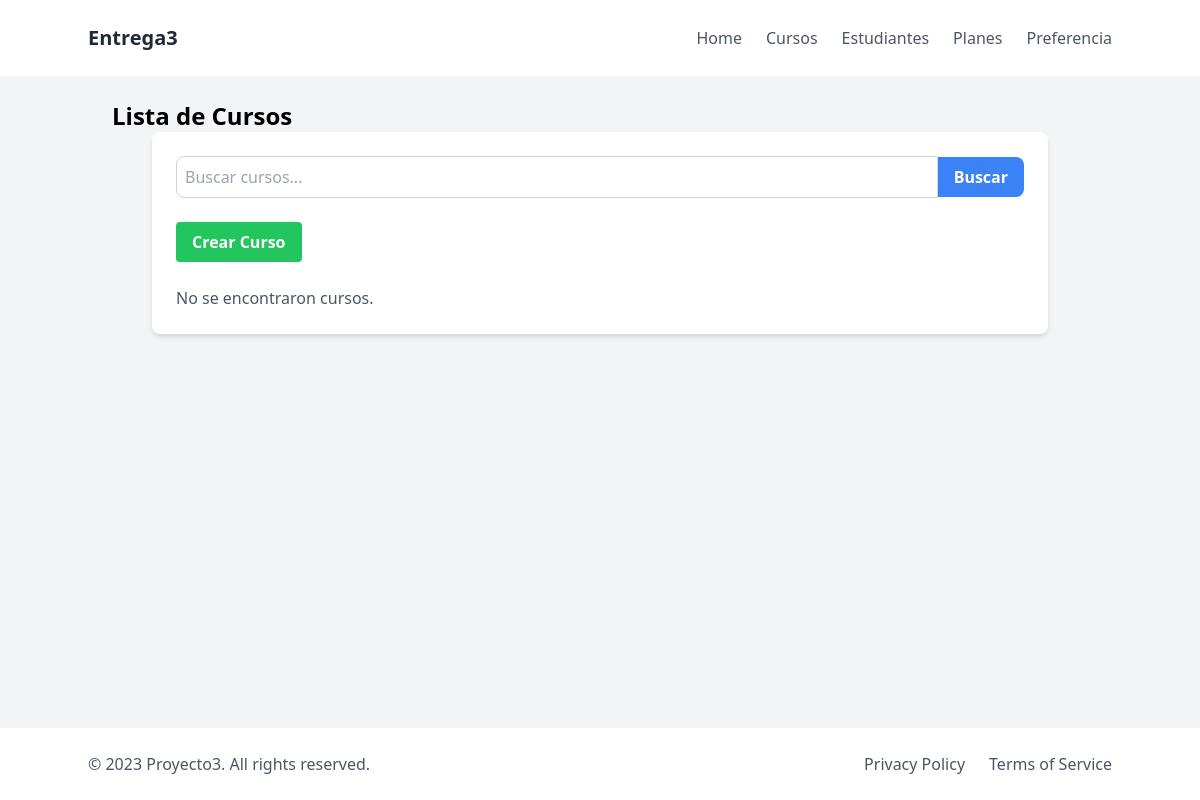
The app's page /cursos/cursos/, older data.
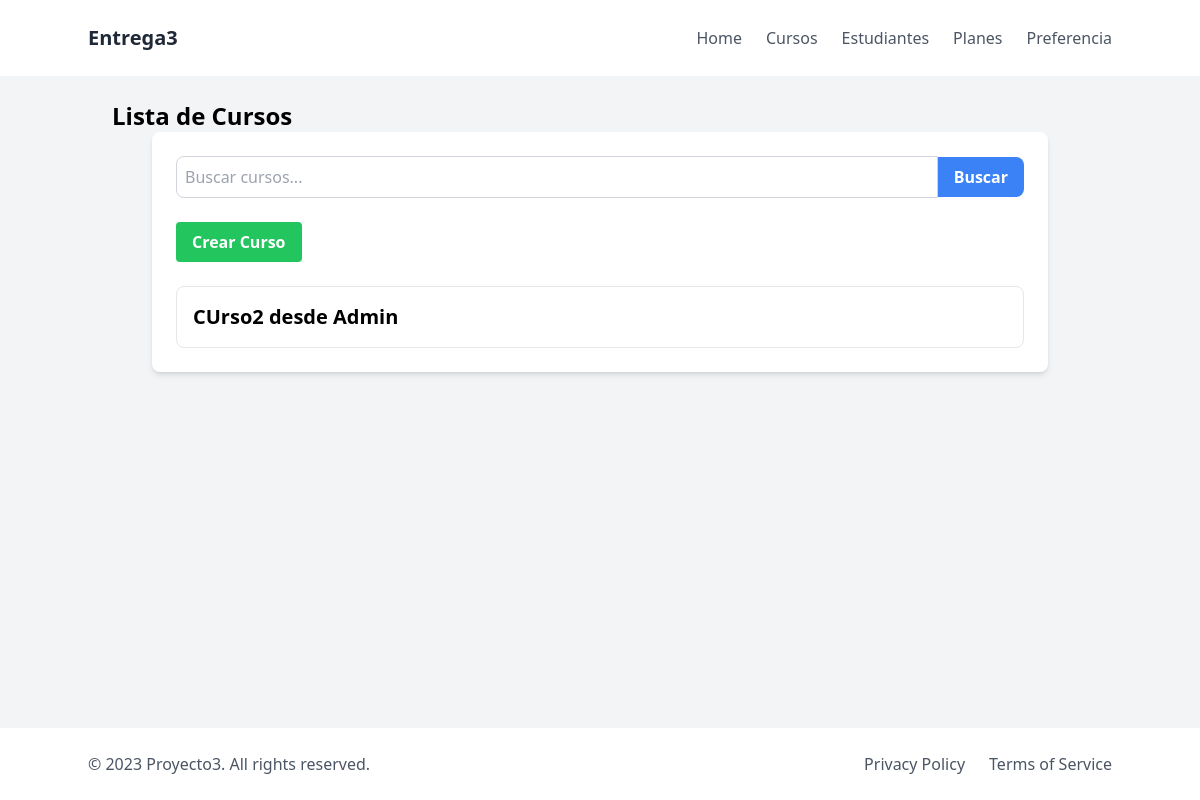
The same page, newer data.
### cursos/models.py (models this page shows, shortened)
class Curso(models.Model):
    nombre = models.CharField(max_length=150, null=False, blank=True, unique=True)
    fecha_creado = models.DateTimeField(default=timezone.now)
    esta_activo = models.BooleanField(default=False)

### cursos/views.py (the view)
# urls.py: path("cursos/", lista_cursos_view, name="lista_cursos"),
def lista_cursos_view(request):
    cursos=Curso.objects.all()
    query=request.GET.get("query","")
    if len(query)>0:
        resultado=cursos.filter(nombre__icontains=query).order_by("-nombre")
    else:
        resultado=cursos.order_by("-nombre")
    return render(request,"cursos/lista_cursos.html", {"cursos":resultado, "query":query}) #aqui pongo el template que creo para mostrar los resultados. La última parte es el contexto

### cursos/templates/cursos/lista_cursos.html
{% extends "cursos/base.html" %} {% block content_title %}
<h1 class="text-2xl font-bold">Lista de Cursos</h1>
{% endblock content_title %} {% block content %}
<div class="max-w-4xl mx-auto bg-white p-6 rounded-lg shadow-md">
  <form method="get" action="{% url 'lista_cursos' %}" class="mb-6">
    <div class="flex items-center">
      <input
        type="text"
        name="query"
        placeholder="Buscar cursos..."
        value="{{ query }}"
        class="flex-grow p-2 border border-gray-300 rounded-l-lg focus:outline-none focus:ring-2 focus:ring-blue-500"
      />
      <button
        type="submit"
        class="bg-blue-500 hover:bg-blue-700 text-white font-bold py-2 px-4 rounded-r-lg"
      >
        Buscar
      </button>
    </div>
  </form>
  <a
    href="{% url 'crear_curso' %}"
    class="bg-green-500 hover:bg-green-700 text-white font-bold py-2 px-4 rounded mb-6 inline-block"
  >
    Crear Curso
  </a>
  <div class="space-y-4">
    {% for curso in cursos %}
    <div class="p-4 border border-gray-200 rounded-lg">
      <h2 class="text-xl font-semibold">{{ curso.nombre }}</h2>
    </div>
    {% empty %}
    <p class="text-gray-600">No se encontraron cursos.</p>
    {% endfor %}
  </div>
</div>
{% endblock content %}

Row changes from the older to the newer data that the page shows:
added Curso: nombre "CUrso2 desde Admin"
Text that changed along with them:
text no longer shown: "No se encontraron cursos."
